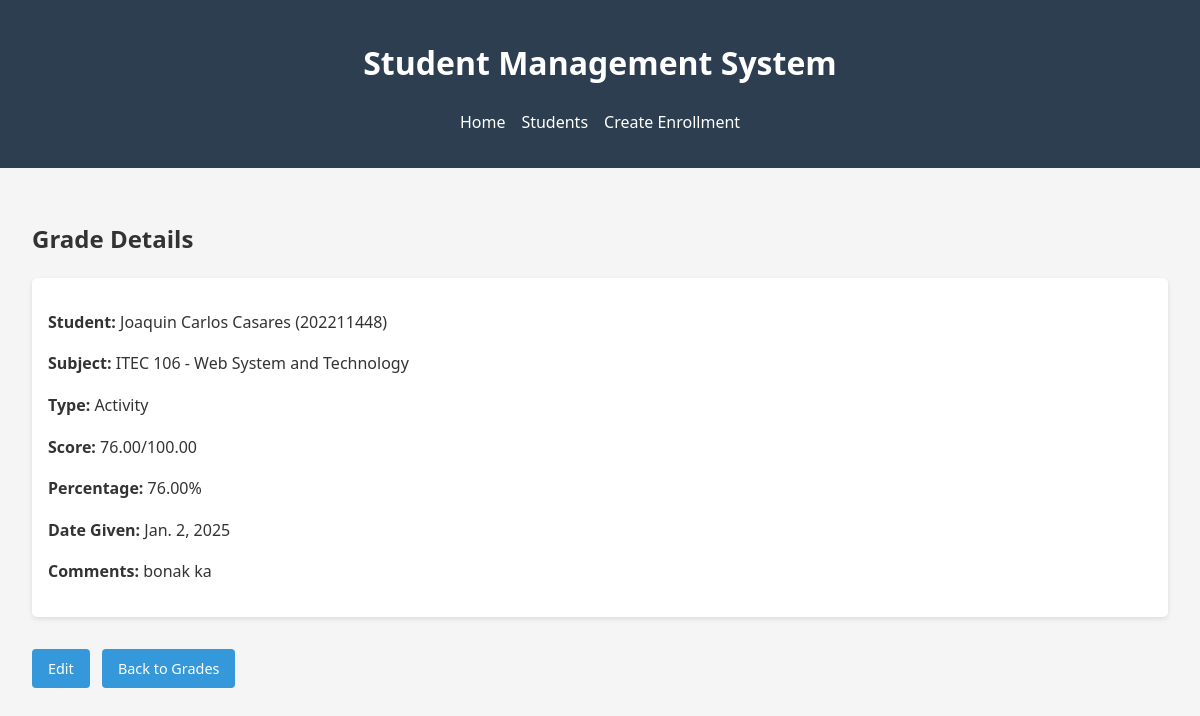
The app's page /grades/2/ with its own data.
### sms_app/models.py (models this page shows, shortened)
class Grade(models.Model):
    GRADE_TYPES = [
        ('ACT', 'Activity'),
        ('QUIZ', 'Quiz'),
        ('EXAM', 'Exam'),
    ]
    enrollment = models.ForeignKey(Enrollment, on_delete=models.CASCADE)
    grade_type = models.CharField(max_length=4, choices=GRADE_TYPES)
    score = models.DecimalField(max_digits=5, decimal_places=2)
    max_score = models.DecimalField(max_digits=5, decimal_places=2, default=100)
    date_given = models.DateField()
    comments = models.TextField(blank=True)
    def percentage(self):
        return (self.score / self.max_score) * 100

class Enrollment(models.Model):
    student = models.ForeignKey(Student, on_delete=models.CASCADE)
    subject = models.ForeignKey(Subject, on_delete=models.CASCADE)
    enrollment_date = models.DateField(auto_now_add=True)
    class Meta:
        unique_together = ('student', 'subject')

class Student(models.Model):
    student_id = models.CharField(max_length=20, unique=True)
    first_name = models.CharField(max_length=100)
    last_name = models.CharField(max_length=100)
    email = models.EmailField()
    date_of_birth = models.DateField()
    address = models.TextField()
    phone_number = models.CharField(max_length=15)
    def __str__(self):
        return f"{self.first_name} {self.last_name} ({self.student_id})"

class Subject(models.Model):
    code = models.CharField(max_length=10, unique=True)
    name = models.CharField(max_length=100)
    description = models.TextField()
    def __str__(self):
        return f"{self.code} - {self.name}"

### sms_app/views.py (the view)
# urls.py: path('grades/<int:grade_id>/', views.grade_detail, name='grade_detail'),
def grade_detail(request, grade_id):
    grade = get_object_or_404(Grade, id=grade_id)
    return render(request, 'grades/detail.html', {'grade': grade})

### templates/grades/detail.html
{% extends 'base.html' %}
{% block content %}
    <h2>Grade Details</h2>
    <div class="grade-info">
        <p><strong>Student:</strong> {{ grade.enrollment.student }}</p>
        <p><strong>Subject:</strong> {{ grade.enrollment.subject }}</p>
        <p><strong>Type:</strong> {{ grade.get_grade_type_display }}</p>
        <p><strong>Score:</strong> {{ grade.score }}/{{ grade.max_score }}</p>
        <p><strong>Percentage:</strong> {{ grade.percentage|floatformat:2 }}%</p>
        <p><strong>Date Given:</strong> {{ grade.date_given }}</p>
        <p><strong>Comments:</strong> {{ grade.comments }}</p>
    </div>
    <div class="actions">
        <a href="{% url 'grade_update' grade.id %}" class="btn">Edit</a>
        <a href="{% url 'grade_list' grade.enrollment.id %}" class="btn">Back to Grades</a>
    </div>
{% endblock %}

### sms_app/static/css/styles.css (style rules this page uses)
body { font-family: 'Segoe UI', Tahoma, Geneva, Verdana, sans-serif; line-height: 1.6; margin: 0; padding: 0; color: #333; background-color: #f5f5f5; }
.btn { display: inline-block; padding: 0.5rem 1rem; background-color: #3498db; color: white; text-decoration: none; border-radius: 4px; border: none; cursor: pointer; font-size: 0.9rem; margin-right: 0.5rem; }
.actions { margin: 1rem 0; }
.grade-info { background: white; padding: 1rem; border-radius: 5px; box-shadow: 0 2px 5px rgba(0,0,0,0.1); margin-bottom: 1rem; }
.actions { margin-top: 2rem; }

### records on screen
Grade: enrollment.student "Joaquin Carlos Casares (202211448)", enrollment.subject "ITEC 106 - Web System and Technology", grade_type "Activity", score "76.00", max_score "100.00", percentage "76.00", date_given "Jan. 2, 2025", comments "bonak ka"
